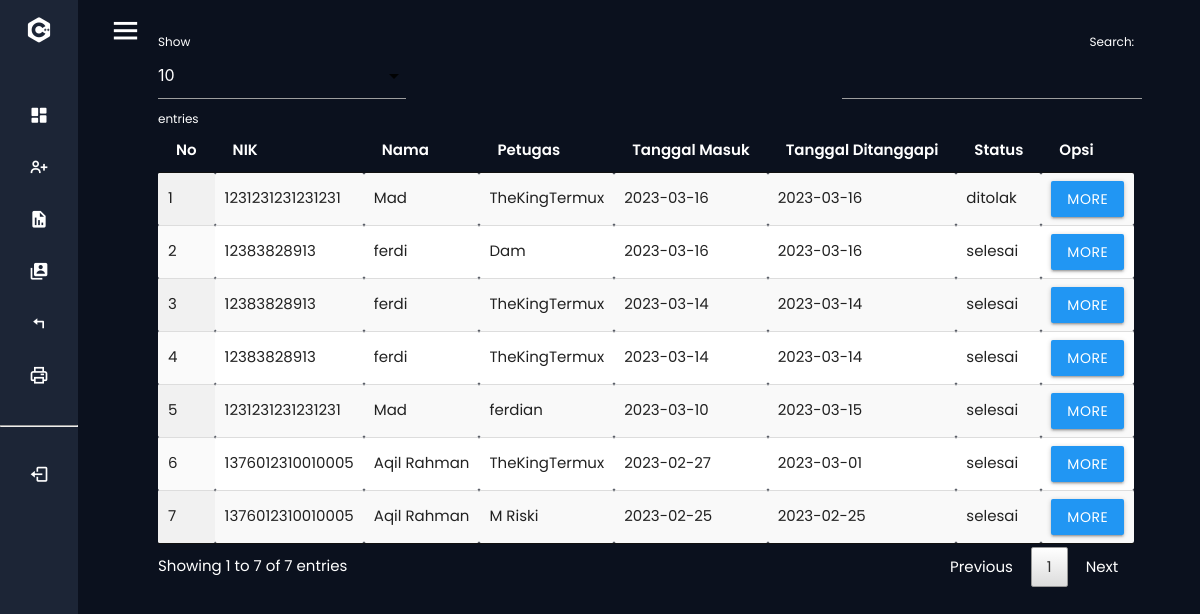
Screenshot of /admin/index.php?p=respon (signed in) with the database file from the repository.
### tables this page shows
CREATE TABLE `pengaduan` (
  `id_pengaduan` int(5) NOT NULL,
  `tgl_pengaduan` varchar(20) NOT NULL,
  `nik` varchar(16) NOT NULL,
  `judul` varchar(40) NOT NULL,
  `isi_laporan` text NOT NULL,
  `foto` varchar(255) NOT NULL,
  `status` enum('proses','selesai','ditolak') NOT NULL
);

CREATE TABLE `masyarakat` (
  `nik` varchar(16) NOT NULL,
  `email` varchar(255) NOT NULL,
  `nama` varchar(35) NOT NULL,
  `username` varchar(25) NOT NULL,
  `password` varchar(255) NOT NULL,
  `telp` varchar(13) NOT NULL,
  `verif` int(11) NOT NULL
);

CREATE TABLE `petugas` (
  `id_petugas` int(5) NOT NULL,
  `nama_petugas` varchar(30) NOT NULL,
  `email` varchar(255) NOT NULL,
  `username` varchar(30) NOT NULL,
  `password` varchar(255) NOT NULL,
  `telp_petugas` varchar(13) NOT NULL,
  `level` enum('admin','petugas') NOT NULL
);

CREATE TABLE `tanggapan` (
  `id_tanggapan` int(5) NOT NULL,
  `id_pengaduan` int(5) NOT NULL,
  `tgl_tanggapan` varchar(20) NOT NULL,
  `tanggapan` text NOT NULL,
  `bukti` varchar(255) NOT NULL,
  `id_petugas` int(5) NOT NULL
);

### admin/respon.php (the view, shortened to what this page needs)
<table id="example" class="display responsive-table" style="width:100%">
          <thead>
              <tr>
				<th>No</th>
				<th>NIK</th>
				<th>Nama</th>
				<th>Petugas</th>
				<th>Tanggal Masuk</th>
				<th>Tanggal Ditanggapi</th>
				<th>Status</th>
				<th>Opsi</th>
              </tr>
          </thead>
          <tbody>
	<?php
		$no=1;
		$query = mysqli_query($koneksi,"SELECT * FROM pengaduan INNER JOIN masyarakat ON pengaduan.nik=masyarakat.nik INNER JOIN tanggapan ON pengaduan.id_pengaduan=tanggapan.id_pengaduan INNER JOIN petugas ON tanggapan.id_petugas=petugas.id_petugas ORDER BY tanggapan.id_pengaduan DESC");
		while ($r=mysqli_fetch_assoc($query)) { ?>
		<tr>
			<td><?php echo $no++; ?></td>
			<td><?php echo $r['nik']; ?></td>
			<td><?php echo $r['nama']; ?></td>
			<td><?php echo $r['nama_petugas']; ?></td>
			<td><?php echo $r['tgl_pengaduan']; ?></td>
			<td><?php echo $r['tgl_tanggapan']; ?></td>
			<td><?php echo $r['status']; ?></td>
			<td><a class="btn blue modal-trigger" href="#more?id_tanggapan=<?php echo $r['id_tanggapan'] ?>">More</a> </td>
		</tr>
            <?php  }
             ?>
          </tbody>
        </table>

### css/style.css (style rules this page uses)
* { margin: 0; padding: 0; box-sizing: border-box; font-family: 'Poppins', sans-serif; }

### rows the page displays
pengaduan: masyarakat.nik "1231231231231231", masyarakat.nama "Mad", petugas.nama_petugas "TheKingTermux", tgl_pengaduan "2023-03-16", tanggapan.tgl_tanggapan "2023-03-16", status "ditolak"
pengaduan: masyarakat.nik "12383828913", masyarakat.nama "ferdi", petugas.nama_petugas "Dam", tgl_pengaduan "2023-03-16", tanggapan.tgl_tanggapan "2023-03-16", status "selesai"
pengaduan: masyarakat.nik "12383828913", masyarakat.nama "ferdi", petugas.nama_petugas "TheKingTermux", tgl_pengaduan "2023-03-14", tanggapan.tgl_tanggapan "2023-03-14", status "selesai"
pengaduan: masyarakat.nik "12383828913", masyarakat.nama "ferdi", petugas.nama_petugas "TheKingTermux", tgl_pengaduan "2023-03-14", tanggapan.tgl_tanggapan "2023-03-14", status "selesai"
pengaduan: masyarakat.nik "1231231231231231", masyarakat.nama "Mad", petugas.nama_petugas "ferdian", tgl_pengaduan "2023-03-10", tanggapan.tgl_tanggapan "2023-03-15", status "selesai"
pengaduan: masyarakat.nik "1376012310010005", masyarakat.nama "Aqil Rahman", petugas.nama_petugas "TheKingTermux", tgl_pengaduan "2023-02-27", tanggapan.tgl_tanggapan "2023-03-01", status "selesai"
pengaduan: masyarakat.nik "1376012310010005", masyarakat.nama "Aqil Rahman", petugas.nama_petugas "M Riski", tgl_pengaduan "2023-02-25", tanggapan.tgl_tanggapan "2023-02-25", status "selesai"
